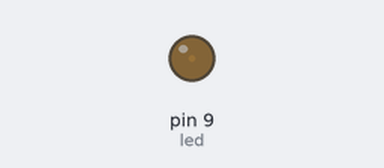
This sketch was run on a simulated Arduino Uno, built with avr-gcc and run on an emulated ATmega328P. Parts: output pins drawn as LEDs (lit = HIGH).

Above: at 0.05 s.
At 0.95 s:
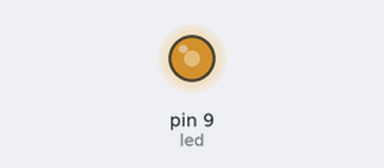
At 1.45 s:
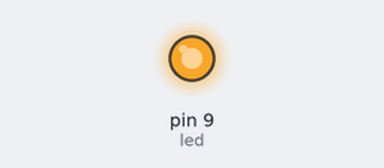
At 2.85 s:
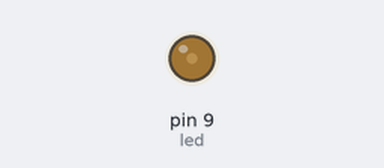
Timing chart, 0 to 7.7 s (numbered marks = the images above):
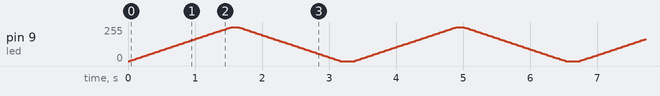

The sketch:

fade2.ino
```cpp
/*
 * Fading a led with a for loop
*/
int led=9;

void setup() {
  pinMode (led, OUTPUT);
}

void loop() {
  for (int i = 0; i <= 255; i+=5) {
    analogWrite(led, i);
    delay(30);
  }

  delay(70);

  for (int i = 255; i >= 0; i-=5) {
    analogWrite(led, i);
    delay(30);
  }

  delay(170);
}
```
